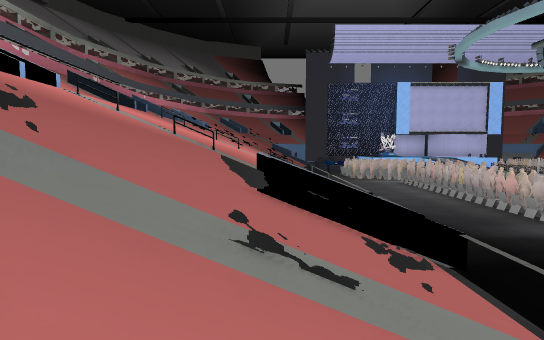
View 1 (above)

24 first-person views from a walk through a level from a Godot 3-D game. The camera is 1.2 m above the floor, tilts 4° down and sees 80° across. The floor is counted in squares, 2 m on a side. Each view is taken from the middle of a square. On the plan, view 1 faces up. The plan holds only what a view shows up to about 10 squares ahead; the rest is blank. The place goes on beyond the plan. Characters and animated objects are not drawn. Some surface patterns are stand-ins.

View 2
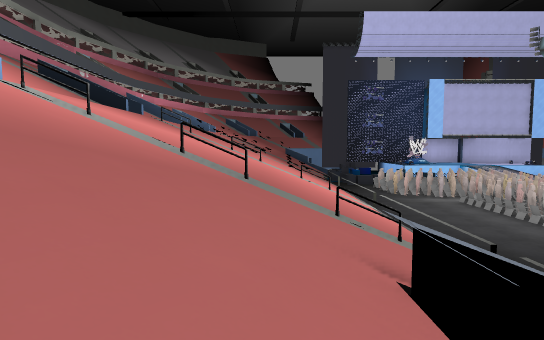

View 3
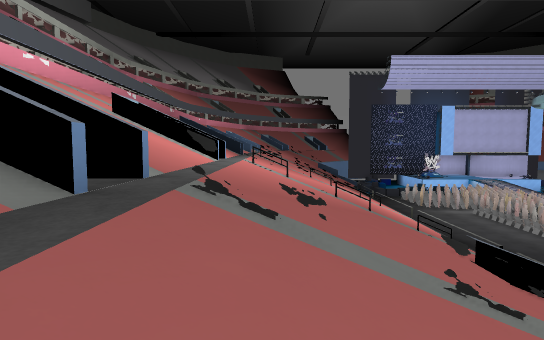

View 4
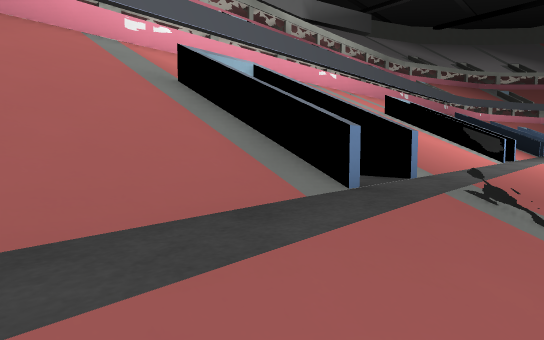

View 5
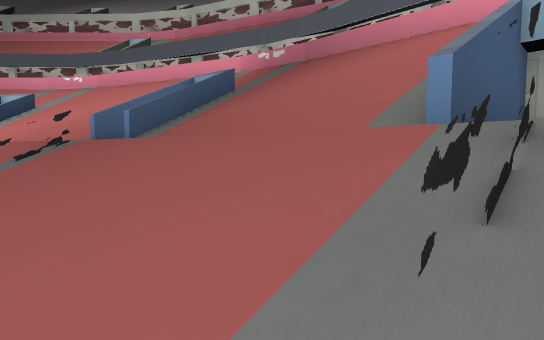

View 6
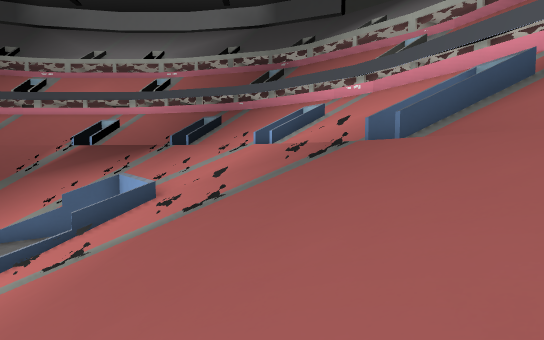

View 7
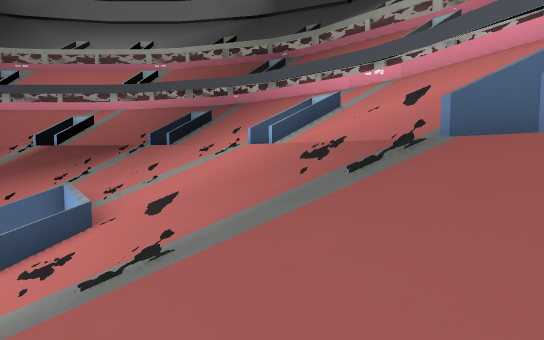

View 8
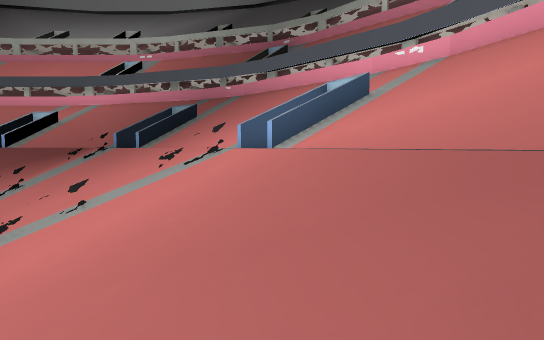

View 9
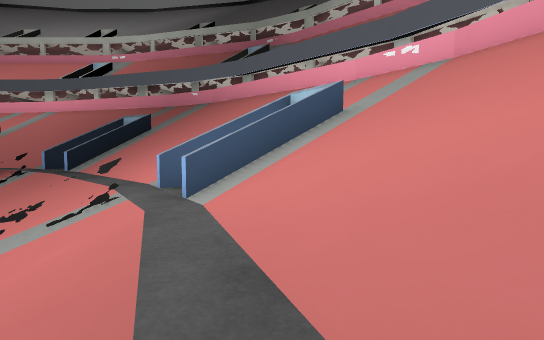

View 10
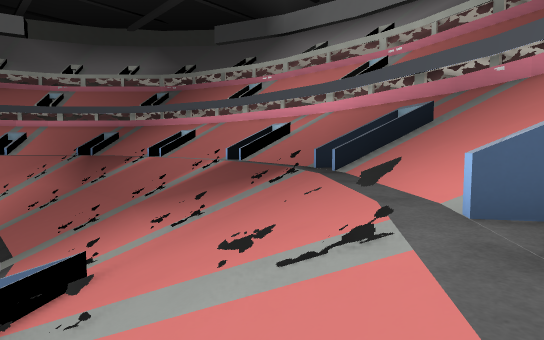

View 11
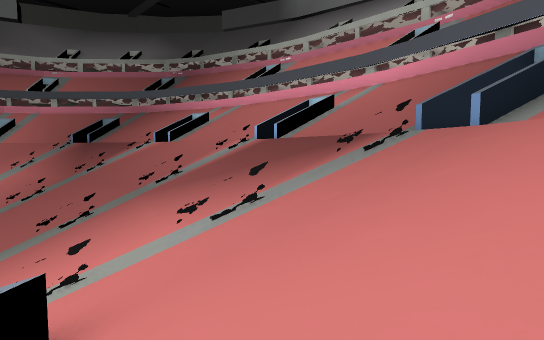

View 12
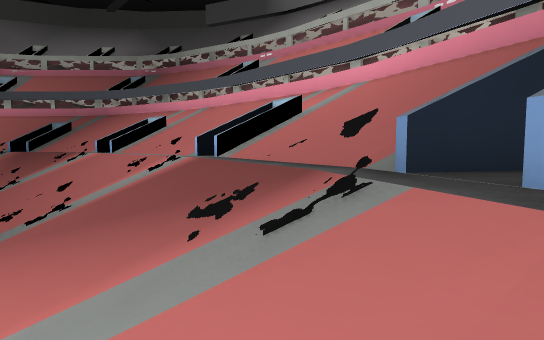

View 13
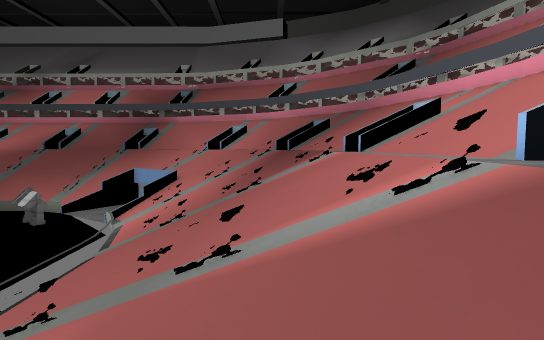

View 14
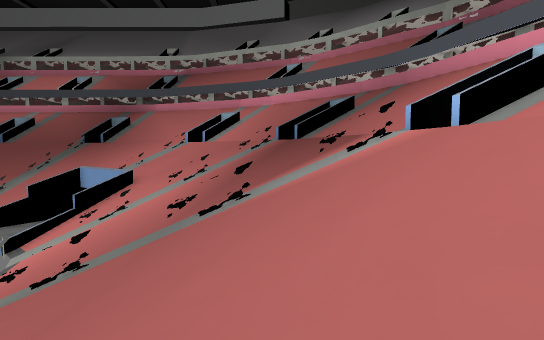

View 15
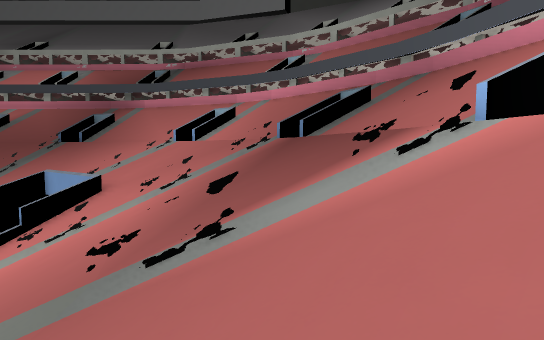

View 16
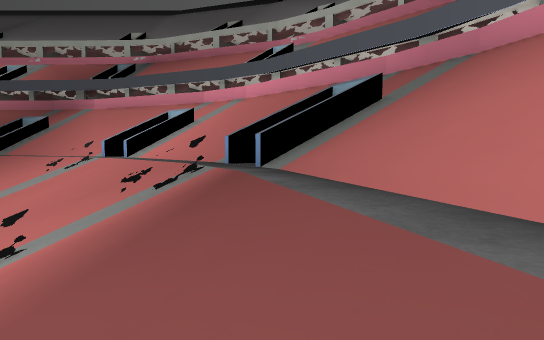

View 17
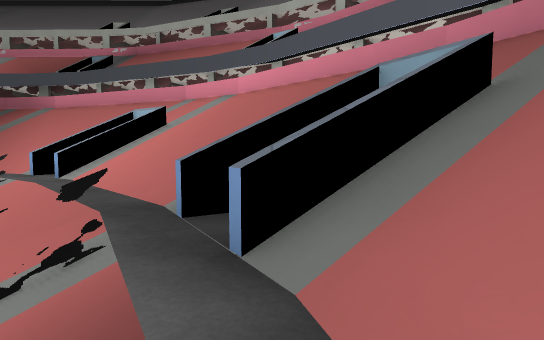

View 18
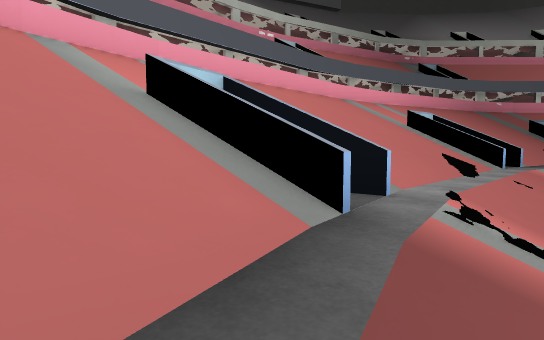

View 19
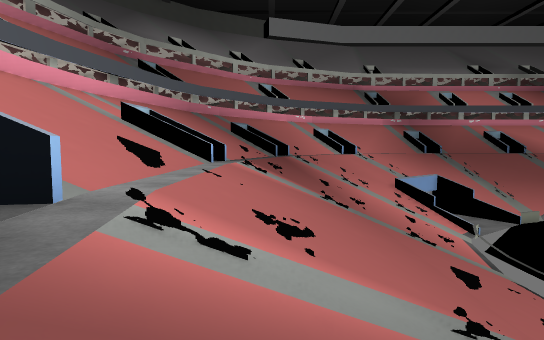

View 20
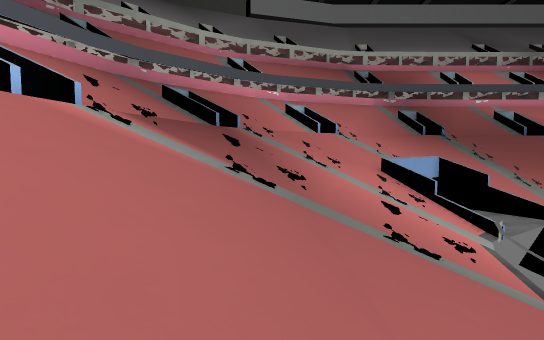

View 21
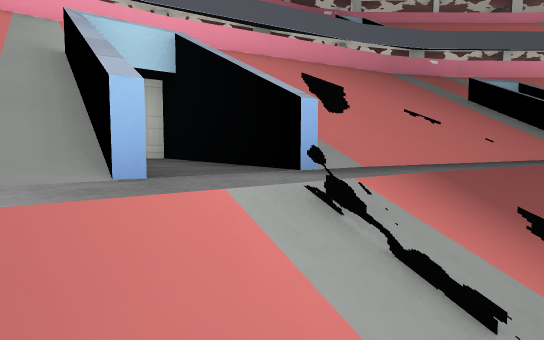

View 22
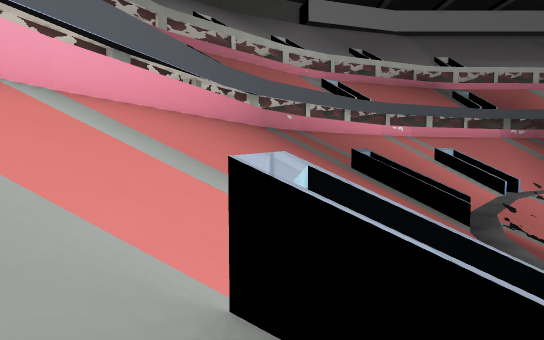

View 23
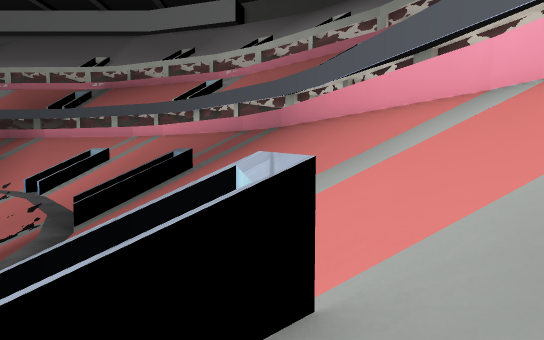

View 24
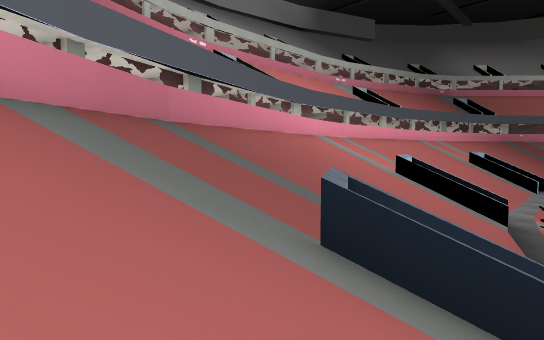

### Floor plan
Key: @ floor where view 1 was taken; # wall or solid block; . main floor; - floor 5.75 m lower than the main floor; / step, stairs or slope; = window, fence, low wall or low ledge; v drop or lower ground.
Columns run from 10 left of view 1 to 29 right of it. Each row starts with its distance up from view 1.
 13   #== =/=/  //  #
 12   ///.///////=--#
 11   ///.///////=--#
 10    //.///////=--#
  9 #/  /.///////=--#
  8 #/  =.=/=/==//--#
  7 #/  =./////// --#
  6 #////.///// /=-
  5 #   /.////#=##=
  4 #   /.////###
  3 #   /.///////
  2 #//...=/=/==/
  1 #//==.//////
  0 #////.////@
 -1 #////./////
 -2 #////.//////
 -3 #////=/////=/
 -4 #//###=//////
 -5 #// ##///////#
 -6 #/  //.////# --
 -7  /////.////v  ###          ###     // //
 -8  #/////////= ##=##         #=#    //////
 -9  #/////./// ##/=///##  ##///=### ///.///
-10  ##///##=//////////////////////////=##
-11   #//###.//////////=////=//////////.#
-12   #///#//.///=////////////////=///.// //
-13   ##/   //.///////=//////=///////.//////
-14    ##/ ////.=//////////////////=.//////#
-15     ##/////##..///=//////=///..### ///##
-16      ##///##////..=......=..///###///##
-17       ##///#/////##//////##/////# //##
-18        ##////////##//////##////////##
-19         ###//////##//////##//////###
-20           ####////////////////####
-21              ####//////////####

Where each view was taken, in squares from view 1:
view 1: 0 up, 0 right, facing up
view 2: 3 up, 1 left, facing up
view 3: 1 down, 4 left, facing up
view 4: 1 down, 4 left, facing up-left
view 5: 2 up, 3 left, facing down-left
view 6: 2 up, 3 left, facing down
view 7: 1 down, 3 left, facing down
view 8: 4 down, 3 left, facing down
view 9: 6 down, 4 left, facing down
view 10: 8 down, 3 left, facing down-right
view 11: 9 down, 0 right, facing down-right
view 12: 12 down, 1 right, facing down-right
view 13: 14 down, 5 right, facing right
view 14: 14 down, 10 right, facing right
view 15: 14 down, 12 right, facing right
view 16: 15 down, 16 right, facing right
view 17: 15 down, 19 right, facing right
view 18: 15 down, 18 right, facing down-left
view 19: 15 down, 17 right, facing left
view 20: 13 down, 13 right, facing left
view 21: 15 down, 9 right, facing down-left
view 22: 19 down, 9 right, facing left
view 23: 19 down, 14 right, facing right
view 24: 15 down, 25 right, facing down-left
